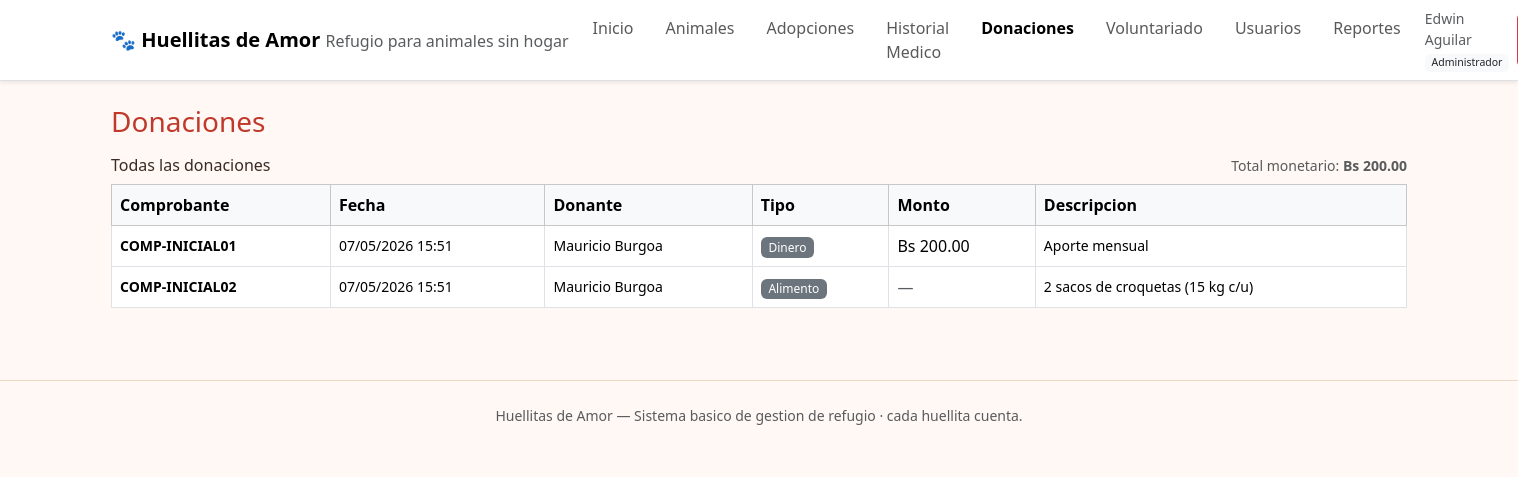
Screenshot of /donaciones.php (signed in) with the database file from the repository.
### tables this page shows
CREATE TABLE `donaciones` (
  `id` INT AUTO_INCREMENT PRIMARY KEY,
  `donante_id` INT NOT NULL,
  `tipo` ENUM('dinero','alimento','medicina','otro') NOT NULL,
  `monto` DECIMAL(10,2) DEFAULT NULL,
  `descripcion` VARCHAR(255) DEFAULT NULL,
  `comprobante` VARCHAR(40) UNIQUE NOT NULL,
  `fecha` DATETIME NOT NULL DEFAULT CURRENT_TIMESTAMP,
  CONSTRAINT `fk_don_user` FOREIGN KEY (`donante_id`) REFERENCES `usuarios`(`id`) ON DELETE CASCADE
);

CREATE TABLE `usuarios` (
  `id` INT AUTO_INCREMENT PRIMARY KEY,
  `nombre` VARCHAR(100) NOT NULL,
  `email` VARCHAR(150) UNIQUE NOT NULL,
  `password` VARCHAR(255) NOT NULL,
  `rol` ENUM('admin','veterinario','adoptante','donante','voluntario') NOT NULL,
  `telefono` VARCHAR(20) DEFAULT NULL,
  `direccion` VARCHAR(200) DEFAULT NULL,
  `activo` TINYINT(1) NOT NULL DEFAULT 1,
  `creado_en` DATETIME NOT NULL DEFAULT CURRENT_TIMESTAMP
);

### includes/db.php (called while the page is built)
<?php
require_once __DIR__ . '/config.php';
function db(): PDO {
    static $pdo = null;
    if ($pdo === null) {
        global $DB_HOST, $DB_PORT, $DB_NAME, $DB_USER, $DB_PASS;
        $dsn = "mysql:host={$DB_HOST};port={$DB_PORT};dbname={$DB_NAME};charset=utf8mb4";
        try {
            $pdo = new PDO($dsn, $DB_USER, $DB_PASS, [
                PDO::ATTR_ERRMODE => PDO::ERRMODE_EXCEPTION,
                PDO::ATTR_DEFAULT_FETCH_MODE => PDO::FETCH_ASSOC,
                PDO::ATTR_EMULATE_PREPARES => false,
            ]);
        } catch (PDOException $e) {
            http_response_code(500);
            die(
                "No se pudo conectar a la base de datos: "
                . htmlspecialchars($e->getMessage())
                . "<br><br>Sugerencia: importa el archivo <code>db.sql</code> desde phpMyAdmin"
                . " (crea la base <code>refujio_de_animales</code>) y verifica las credenciales en"
                . " <code>includes/config.php</code>."
            );
        }
    }
    return $pdo;
}

### includes/auth.php (called while the page is built, shortened)
<?php
function e(?string $s): string {
    return htmlspecialchars((string)$s, ENT_QUOTES, 'UTF-8');
}

### donaciones.php (the view, shortened to what this page needs)
<?php
require_once __DIR__ . '/includes/auth.php';
require_once __DIR__ . '/includes/db.php';
$u = current_user();
$r = $u['rol'];
if ($r === 'admin') {
    $rows = db()->query("SELECT d.*, u.nombre AS donante_nombre FROM donaciones d JOIN usuarios u ON u.id = d.donante_id ORDER BY d.fecha DESC")->fetchAll();
    $total = (float)(db()->query("SELECT IFNULL(SUM(monto),0) FROM donaciones")->fetchColumn());
} else {
    $stmt = db()->prepare("SELECT d.*, u.nombre AS donante_nombre FROM donaciones d JOIN usuarios u ON u.id = d.donante_id WHERE donante_id=? ORDER BY fecha DESC");
    $stmt->execute([$u['id']]);
    $rows = $stmt->fetchAll();
    $total = array_sum(array_map(fn($d) => (float)$d['monto'], $rows));
}
include __DIR__ . '/includes/header.php';
?>
<h3 class="text-primary mb-3">Donaciones</h3>
<div class="d-flex justify-content-between align-items-center mb-2">
  <h6 class="mb-0"><?= $r==='admin' ? 'Todas las donaciones' : 'Mis donaciones' ?></h6>
  <span class="text-muted small">Total monetario: <strong>Bs <?= number_format($total, 2) ?></strong></span>
</div>
<div class="table-responsive">
<table class="table table-bordered align-middle bg-white">
  <thead class="table-light">
    <tr>
      <th>Comprobante</th><th>Fecha</th>
      <?php if ($r==='admin'): ?><th>Donante</th><?php endif; ?>
      <th>Tipo</th><th>Monto</th><th>Descripcion</th>
    </tr>
  </thead>
  <tbody>
  <?php foreach ($rows as $d): ?>
    <tr>
      <td class="small fw-bold"><?= e($d['comprobante']) ?></td>
      <td class="small"><?= e(date('d/m/Y H:i', strtotime($d['fecha']))) ?></td>
      <?php if ($r==='admin'): ?><td class="small"><?= e($d['donante_nombre']) ?></td><?php endif; ?>
      <td><span class="badge bg-secondary"><?= e(ucfirst($d['tipo'])) ?></span></td>
      <td><?= $d['monto'] !== null ? 'Bs ' . number_format($d['monto'], 2) : '<span class="text-muted">—</span>' ?></td>
      <td class="small"><?= e($d['descripcion']) ?></td>
    </tr>
  <?php endforeach; ?>
  </tbody>
</table>
</div>
<?php include __DIR__ . '/includes/footer.php'; ?>

### assets/style.css (style rules this page uses)
body { background: #fff8f4; color: #3a2a22; }
.text-primary { color:#c0392b !important; }
table th { white-space: nowrap; }
.badge { font-weight: 500; }

### rows the page displays
donaciones: comprobante "COMP-INICIAL01", fecha "07/05/2026 15:51", donante.nombre "Mauricio Burgoa", tipo "Dinero", monto "200.00", descripcion "Aporte mensual"
donaciones: comprobante "COMP-INICIAL02", fecha "07/05/2026 15:51", donante.nombre "Mauricio Burgoa", tipo "Alimento", descripcion "2 sacos de croquetas (15 kg c/u)"

### other values shown
$APP_NAME "Huellitas de Amor"
$APP_LEMA "Refugio para animales sin hogar"
$lk[0] "Inicio"
$lk[0] "Animales"
$lk[0] "Adopciones"
$lk[0] "Historial Medico"
$lk[0] "Donaciones"
$lk[0] "Voluntariado"
$lk[0] "Usuarios"
$lk[0] "Reportes"
$u['nombre'] "Edwin Aguilar"
rol_label($r) "Administrador"
$total "200.00"
